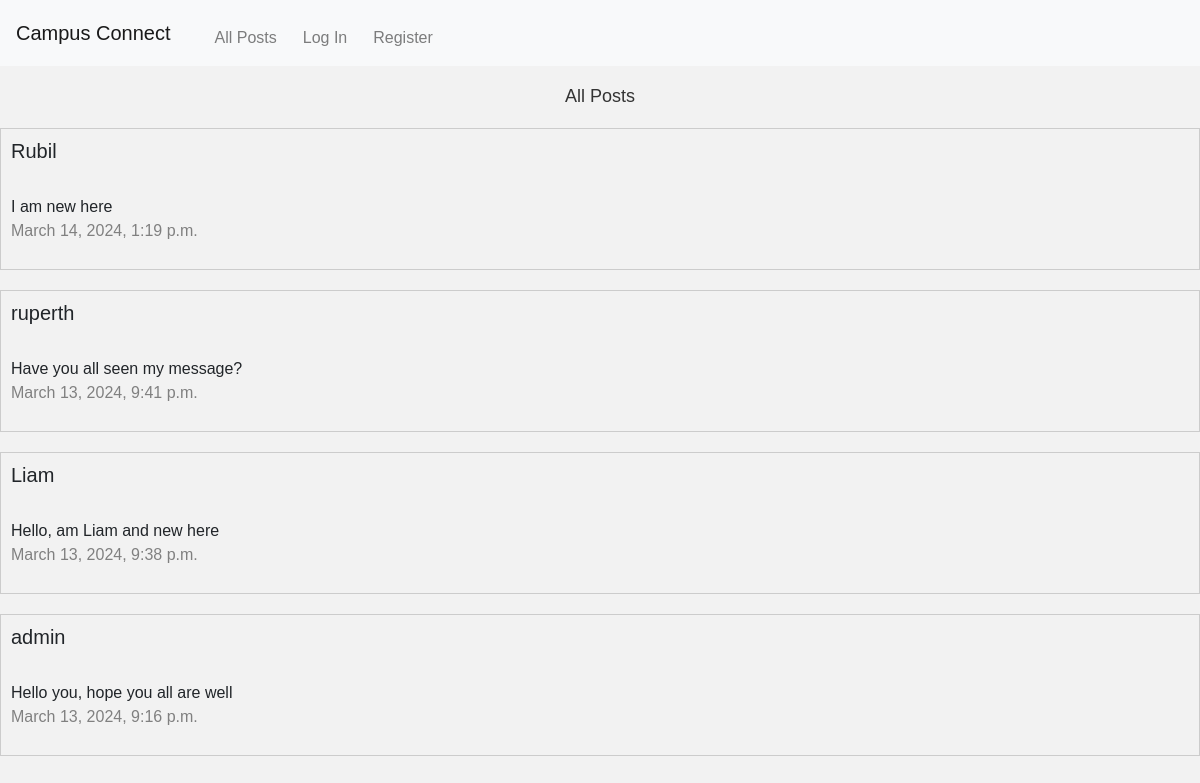
The page / on the database its author committed.
### network/models.py (models this page shows, shortened)
class Post(models.Model):
    text = models.TextField(default='')
    user = models.ForeignKey(User, on_delete=models.CASCADE)
    created_at = models.DateTimeField(auto_now_add=True)

class User(AbstractUser):
    pass

### network/views.py (the view)
# urls.py: path("", views.index, name="index"),
def index(request):
    if request.method == "POST":
        message = 'Character length must be more than 3!'
        new_post = request.POST["new_post"]
        d = datetime.now()
        posts = Post(text=new_post, user=request.user, created_at=d.strftime("%b %d, %Y, %I:%M %p"))
        if posts.is_content_valid() == False:
            return render(request, "network/index.html", {"message": message})
        posts.save()
        return redirect("index")
    else:
        posts = Post.objects.order_by("-created_at")
        likes = Like.objects.all()
        liked = Like.objects.filter(user_id=request.user.id)
        liked_post_ids = [like.post_id for like in liked]
        likes_count = likes.count()
        return render(request, "network/index.html", {"posts": posts, "likes_count": likes_count, "likes":likes, "liked_post_ids":liked_post_ids,})

### network/templates/network/index.html (shortened to what this page needs)
{% extends "network/layout.html" %}
{% load static %}
{% block body %}
    <div id="posts-form">
        <div id="heading-align"><h2>All Posts</h2></div>
        <div>
            {% for post in posts %}
            <div id="new-posts">
                {% if user.is_authenticated %}
                    <a href="{% url 'profile' post.user.pk %}"><h5>{{post.user}}</h5></a>
                    {{post.text}}
                    <p class="date">{{post.created_at}}</p>
                    {% if post.user.username == user.username %}
                        <a href="{% url 'edit' post.pk %}">Edit</a>
                    {% endif %}
                    <form action="{% url 'like' post.pk %}" method="post" id="likes">
                        {% csrf_token %}
                            <input type="hidden" name="post_id" value="{{post.pk}}">
                            {% if post.id not in liked_post_ids %}
                            <input type="submit" value="Like" id="like-btn" class="follow-btn">
                            {% else %}
                            <input type="submit" value="Unlike" id="unlike-btn" class="follow-btn">
                            {% endif %}
                    </form>
                {% else %}
                <h5>{{post.user}}</h5><br>
                {{post.text}}
                <p class="date">{{post.created_at}}</p>
                {% endif %}
            </div>
            {% endfor %}
        </div>
    </div>
{% endblock %}

### network/static/network/styles.css (style rules this page uses)
body { font-family: Arial, sans-serif; background-color: #f2f2f2; }
h2 { font-size: 18px; color: #333; margin-bottom: 10px; }
p { color: #666; line-height: 1.5; }
#new-posts { border: 1px solid #ccc; padding: 10px; margin-bottom: 20px; }
#posts-form { margin-bottom: 20px; }
#heading-align { text-align: center; margin-bottom: 20px; }
.date { color: grey; }

### rows shown on the page
Post: user "Rubil", text "I am new here", created_at "March 14, 2024, 1:19 p.m."
Post: user "ruperth", text "Have you all seen my message?", created_at "March 13, 2024, 9:41 p.m."
Post: user "Liam", text "Hello, am Liam and new here", created_at "March 13, 2024, 9:38 p.m."
Post: user "admin", text "Hello you, hope you all are well", created_at "March 13, 2024, 9:16 p.m."
